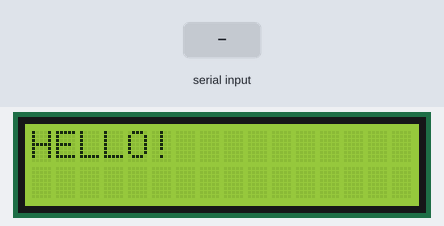
This sketch was run on a simulated Arduino Uno, built with avr-gcc and run on an emulated ATmega328P. Shown: 16×2 character LCD. The inputs (shaded band) are chosen by the test bench. What the sketch prints to the serial monitor is not drawn.

Above: at 1.2 s.
1.3 s: "1$" received over Serial
At 2.0 s:
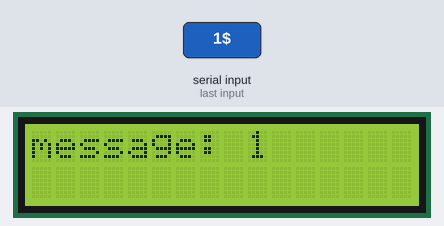
2.8 s: "0$" received over Serial
At 3.1 s:
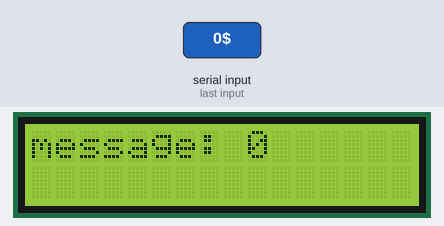
4.3 s: "2$" received over Serial
At 5.4 s:
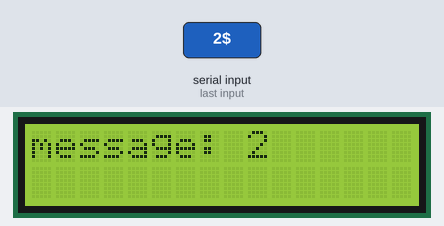
Timing chart, 0 to 7.3 s (numbered marks = the images above; inputs shaded):
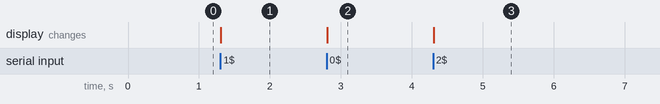

The sketch:

lcd1602.ino
```cpp
// include the library code:
#include <LiquidCrystal.h>

const int pinRS = 4;
const int pinE = 6;
const int pinData4 = 10;
const int pinData5 = 11;
const int pinData6 = 12;
const int pinData7 = 13;

// initialize the library with the numbers of the interface pins
LiquidCrystal lcd(pinRS, pinE, pinData4, pinData5, pinData6, pinData7);

void setup() {
  Serial.begin(9600);
  // set up the LCD's number of columns and rows:
  lcd.begin(16, 2);
  lcd.print("HELLO!");
}

void loop() {
  // when characters arrive over the serial port...
  if (Serial.available()) {
    String message = Serial.readStringUntil('$');
    lcd.clear();
    lcd.print("message: " + message);
    Serial.println(message);
  }
}
```

Measured:
- after the input at 1.3 s, the display: changes at once (image 1)
- after the input at 2.8 s, the display: changes at once (image 2)
- after the input at 4.3 s, the display: changes at once (image 3)
